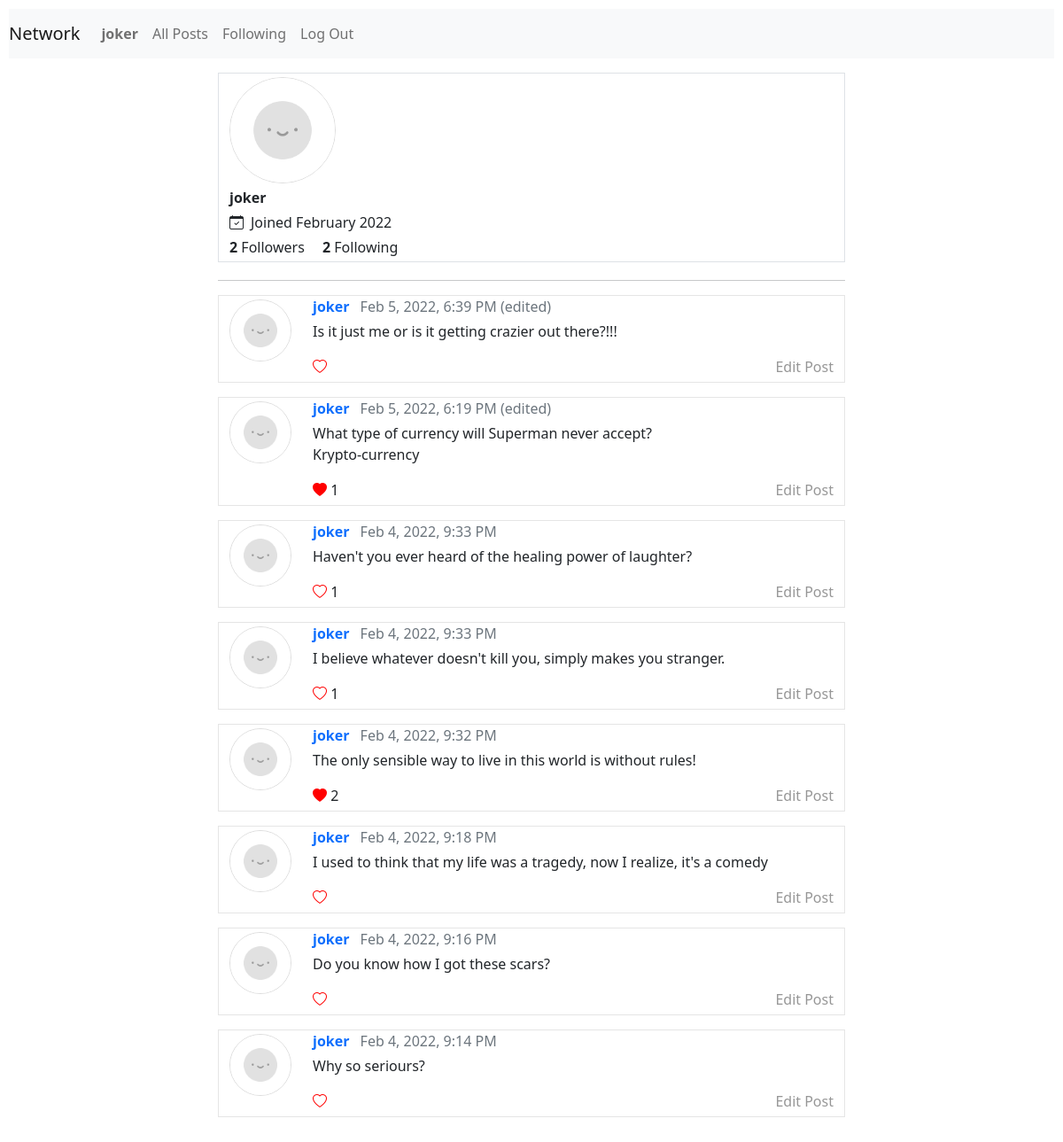
/profile/2 (signed in), run on the app's committed database.
### network/models.py (models this page shows, shortened)
class User(AbstractUser):
    following = models.ManyToManyField('self', symmetrical=False)
    followers = models.ManyToManyField('self', symmetrical=False, related_name='subs')
    joined = models.DateTimeField(auto_now_add=True)
    def __str__(self) -> str:
        return self.username

class Post(models.Model):
    author = models.ForeignKey(User, on_delete=models.CASCADE, related_name="posts")
    content = models.TextField()
    likes = models.ManyToManyField(User)
    timestamp = models.DateTimeField(auto_now_add=True)
    updated = models.BooleanField(default=False)
    class Meta:
        ordering = ['-timestamp']

### network/views.py (the view)
# urls.py: path("profile/<int:user_id>", views.profile, name="profile"),
def profile(request, user_id):
    try:
        profile = User.objects.get(pk=user_id)
    except User.DoesNotExist:
        raise Http404("This user does not exist")
    posts = profile.posts.all()
    paginator = Paginator(posts, 10)
    page_number = request.GET.get('page')
    page_obj = paginator.get_page(page_number)
    return render(request, 'network/profile.html', {
        'profile': profile,
        'page_obj': page_obj,
    })

### network/templates/network/profile.html (shortened to what this page needs)
{% extends "network/layout.html" %}
{% load static %}
{% block body %}
    <div class="container mt-3 mb-2 border">
        <img class="avatar mt-1" src="{% static 'network/avatar.png' %}" alt="profile_photo" height="120px" width="120px">
        <div class="name my-1"><b>{{ profile.username }}</b></div>
        <div><i class="bi bi-calendar-check me-2"></i><span>Joined {{ profile.joined|date:"F Y" }}</span></div>
        <div class="my-1">
            <span class="me-3"><b class="subs">{{ profile.followers.all|length }}</b> Followers</span>
            <span><b>{{ profile.following.all|length }}</b> Following</span>
        </div>
    </div>
    {% include "network/posts.html" %}
{% endblock %}

### network/templates/network/layout.html (shortened to what this page needs)
{% load static %}
<!DOCTYPE html>
<html lang="en">
    <head>
        <link href="https://cdn.jsdelivr.net/npm/bootstrap@5.1.3/dist/css/bootstrap.min.css" rel="stylesheet">
        <link rel="stylesheet" href="https://cdn.jsdelivr.net/npm/bootstrap-icons@1.7.2/font/bootstrap-icons.css">
        <link href="{% static 'network/styles.css' %}" rel="stylesheet">
    </head>
    <body>
        <nav class="navbar navbar-expand-lg navbar-light bg-light">
            <a class="navbar-brand" href="{% url 'index' %}">Network</a>
            <div>
              <ul class="navbar-nav mr-auto">
                {% if user.is_authenticated %}
                    <li class="nav-item">
                        <a class="nav-link" href="{% url 'profile' user.id %}"><strong>{{ user.username }}</strong></a>
                    </li>
                {% endif %}
                <li class="nav-item">
                  <a class="nav-link" href="{% url 'index' %}">All Posts</a>
                </li>
                {% if user.is_authenticated %}
                    <li class="nav-item">
                        <a class="nav-link" href="{% url 'following' %}">Following</a>
                    </li>
                    <li class="nav-item">
                        <a class="nav-link" href="{% url 'logout' %}">Log Out</a>
                    </li>
                {% endif %}
              </ul>
            </div>
          </nav>
        <div class="body">
            {% block body %}
            {% endblock %}
        </div>
    </body>
</html>

### network/templates/network/posts.html (shortened to what this page needs)
{% load static %}
<hr>
<div class="container posts">
    {% for post in page_obj %}
        <div class="row my-3 post">
            <div class="col-auto">
                <img class="avatar my-1" src="{% static 'network/avatar.png' %}" alt="avatar"
                height="70px" width="70px">
            </div>
            <div class="col" data-content="{{ post.id }}">
                <div class="mb-1">
                    <strong><a href="{% url 'profile' post.author.id %}">{{ post.author }}</a></strong>
                    <span class="text-muted fw-lighter ms-2">{{ post.timestamp|date:"M j, Y, g:i A" }}</span>
                    <span class="text-muted fw-lighter">
                        {% if post.updated %}
                            (edited)
                        {% endif %}
                    </span>
                </div>
                <div>
                    <p class="content">{{ post.content }}</p>
                    <div class="likes">
                        {% if user in post.likes.all %}
                            <i id="{{ post.id }}" class="bi bi-heart-fill like"></i>
                        {% else %}
                            <i id="{{ post.id }}" class="bi bi-heart like"></i>
                        {% endif %}
                        <span class="count">
                            {% if post.likes.count > 0 %}
                                {{ post.likes.count }}
                            {% endif %}
                        </span>
                    </div>
                    {% if user == post.author %}
                        <div class="edit">
                            Edit Post
                        </div>
                    {% endif %}
                </div>
            </div>
        </div>
    {% endfor %}
</div>

### network/static/network/styles.css (style rules this page uses)
body { padding: 10px; }
img.avatar { border-radius: 50%; border: 1px solid rgba(0, 0, 0, 0.137); }
div.container { height: 50%; width: 60%; }
div.posts { width: 60%; }
hr { width: 60%; margin: auto; margin-top: 20px; border: none; }
.post { border: 1px solid rgba(0, 0, 0, 0.103); }
div.likes { margin-bottom: 5px; display: inline; }
.like { color: red; cursor: pointer; }
a, a:hover { text-decoration: none; }
div.edit { float: right; color: rgba(0, 0, 0, 0.411); cursor: pointer; display: inline; margin-bottom: 5px; }
.border { border: 1px solid rgba(0, 0, 0, 0.637); }
p.content { white-space: pre-wrap; }

### data on the page
User: username "joker", joined "February 2022", followers.all|length "2", following.all|length "2"
Post: author "joker", timestamp "Feb 5, 2022, 6:39 PM", updated "(edited)", content "Is it just me or is it getting crazier out there?!!!", shows "Edit Post"
Post: author "joker", timestamp "Feb 5, 2022, 6:19 PM", updated "(edited)", content "What type of currency will Superman never accept? Krypto-currency", likes.count "1", shows "Edit Post"
Post: author "joker", timestamp "Feb 4, 2022, 9:33 PM", content "Haven't you ever heard of the healing power of laughter?", likes.count "1", shows "Edit Post"
Post: author "joker", timestamp "Feb 4, 2022, 9:33 PM", content "I believe whatever doesn't kill you, simply makes you stranger.", likes.count "1", shows "Edit Post"
Post: author "joker", timestamp "Feb 4, 2022, 9:32 PM", content "The only sensible way to live in this world is without rules!", likes.count "2", shows "Edit Post"
Post: author "joker", timestamp "Feb 4, 2022, 9:18 PM", content "I used to think that my life was a tragedy, now I realize, it's a comedy", shows "Edit Post"
Post: author "joker", timestamp "Feb 4, 2022, 9:16 PM", content "Do you know how I got these scars?", shows "Edit Post"
Post: author "joker", timestamp "Feb 4, 2022, 9:14 PM", content "Why so seriours?", shows "Edit Post"
